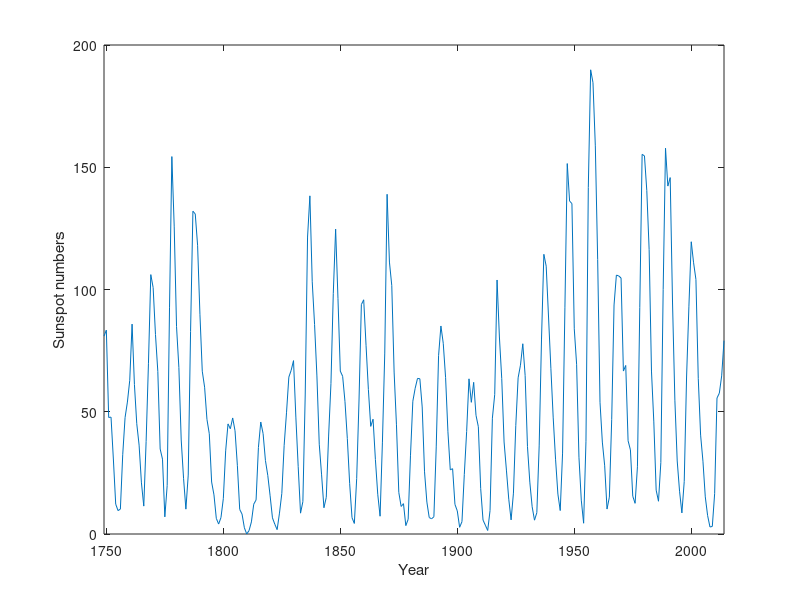

Source code (MATLAB):
% Script: mexdt_2_11.m
% Load the data file
load('sundata_monthly.mat');
% Set up hn, the impulse response of length-12 moving average filter
hn = ones(12,1)/12;  
y = conv(hn,sspots_mo(:,3));      % Convolve hn with 3rd column data
y = y(1:end-11);                  % Drop the last 11 samples
sspots_mo(:,3) = y;               % Replace 3rd column data
x = downsample(sspots_mo,12,11);  % Downsample to keep mo 12 of each yr
% Graph yearly averages
plot(x(:,1),x(:,3));
axis([1749,2014,0,200]);
xlabel('Year');
ylabel('Sunspot numbers');
